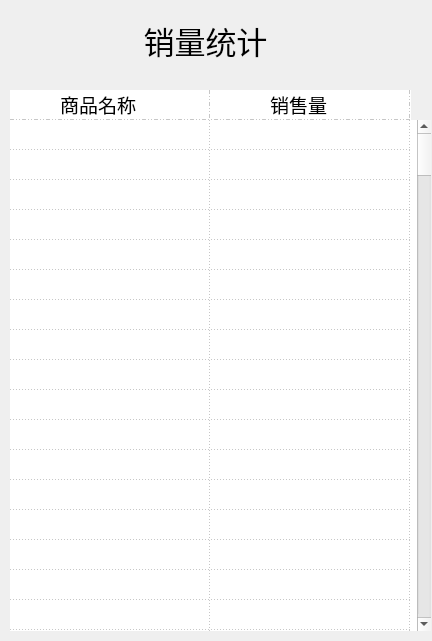
<?xml version="1.0" encoding="UTF-8"?>
<ui version="4.0">
 <class>tonji</class>
 <widget class="QWidget" name="tonji">
  <property name="geometry">
   <rect>
    <x>0</x>
    <y>0</y>
    <width>432</width>
    <height>641</height>
   </rect>
  </property>
  <property name="windowTitle">
   <string>销售统计</string>
  </property>
  <property name="styleSheet">
   <string notr="true">background-image: url(:/images/1234.jpg);</string>
  </property>
  <widget class="QLabel" name="aboutLabel">
   <property name="geometry">
    <rect>
     <x>-70</x>
     <y>20</y>
     <width>551</width>
     <height>41</height>
    </rect>
   </property>
   <property name="font">
    <font>
     <family>华文行楷</family>
     <pointsize>23</pointsize>
     <weight>50</weight>
     <bold>false</bold>
    </font>
   </property>
   <property name="text">
    <string>销量统计</string>
   </property>
   <property name="alignment">
    <set>Qt::AlignCenter</set>
   </property>
  </widget>
  <widget class="QTableWidget" name="xiaoliangtonjibiao">
   <property name="geometry">
    <rect>
     <x>10</x>
     <y>120</y>
     <width>421</width>
     <height>511</height>
    </rect>
   </property>
   <property name="mouseTracking">
    <bool>false</bool>
   </property>
   <property name="focusPolicy">
    <enum>Qt::ClickFocus</enum>
   </property>
   <property name="contextMenuPolicy">
    <enum>Qt::DefaultContextMenu</enum>
   </property>
   <property name="styleSheet">
    <string notr="true">background-color: rgba(255, 255,255,.5)</string>
   </property>
   <property name="frameShape">
    <enum>QFrame::NoFrame</enum>
   </property>
   <property name="frameShadow">
    <enum>QFrame::Sunken</enum>
   </property>
   <property name="verticalScrollBarPolicy">
    <enum>Qt::ScrollBarAsNeeded</enum>
   </property>
   <property name="horizontalScrollBarPolicy">
    <enum>Qt::ScrollBarAlwaysOff</enum>
   </property>
   <property name="sizeAdjustPolicy">
    <enum>QAbstractScrollArea::AdjustIgnored</enum>
   </property>
   <property name="dragDropMode">
    <enum>QAbstractItemView::NoDragDrop</enum>
   </property>
   <property name="selectionMode">
    <enum>QAbstractItemView::SingleSelection</enum>
   </property>
   <property name="selectionBehavior">
    <enum>QAbstractItemView::SelectItems</enum>
   </property>
   <property name="textElideMode">
    <enum>Qt::ElideMiddle</enum>
   </property>
   <property name="gridStyle">
    <enum>Qt::DotLine</enum>
   </property>
   <property name="sortingEnabled">
    <bool>false</bool>
   </property>
   <property name="rowCount">
    <number>200</number>
   </property>
   <property name="columnCount">
    <number>2</number>
   </property>
   <attribute name="horizontalHeaderVisible">
    <bool>false</bool>
   </attribute>
   <attribute name="horizontalHeaderCascadingSectionResizes">
    <bool>false</bool>
   </attribute>
   <attribute name="horizontalHeaderDefaultSectionSize">
    <number>200</number>
   </attribute>
   <attribute name="horizontalHeaderShowSortIndicator" stdset="0">
    <bool>false</bool>
   </attribute>
   <attribute name="horizontalHeaderStretchLastSection">
    <bool>false</bool>
   </attribute>
   <attribute name="verticalHeaderVisible">
    <bool>false</bool>
   </attribute>
   <attribute name="verticalHeaderCascadingSectionResizes">
    <bool>false</bool>
   </attribute>
   <row/>
   <row/>
   <row/>
   <row/>
   <row/>
   <row/>
   <row/>
   <row/>
   <row/>
   <row/>
   <row/>
   <row/>
   <row/>
   <row/>
   <row/>
   <row/>
   <row/>
   <row/>
   <row/>
   <row/>
   <row/>
   <row/>
   <row/>
   <row/>
   <row/>
   <row/>
   <row/>
   <row/>
   <row/>
   <row/>
   <row/>
   <row/>
   <row/>
   <row/>
   <row/>
   <row/>
   <row/>
   <row/>
   <row/>
   <row/>
   <row/>
   <row/>
   <row/>
   <row/>
   <row/>
   <row/>
   <row/>
   <row/>
   <row/>
   <row/>
   <row/>
   <row/>
   <row/>
   <row/>
   <row/>
   <row/>
   <row/>
   <row/>
   <row/>
   <row/>
   <row/>
   <row/>
   <row/>
   <row/>
   <row/>
   <row/>
   <row/>
   <row/>
   <row/>
   <row/>
   <row/>
   <row/>
   <row/>
   <row/>
   <row/>
   <row/>
   <row/>
   <row/>
   <row/>
   <row/>
   <row/>
   <row/>
   <row/>
   <row/>
   <row/>
   <row/>
   <row/>
   <row/>
   <row/>
   <row/>
   <row/>
   <row/>
   <row/>
   <row/>
   <row/>
   <row/>
   <row/>
   <row/>
   <row/>
   <row/>
   <row/>
   <row/>
   <row/>
   <row/>
   <row/>
   <row/>
   <row/>
   <row/>
   <row/>
   <row/>
   <row/>
   <row/>
   <row/>
   <row/>
   <row/>
   <row/>
   <row/>
   <row/>
   <row/>
   <row/>
   <row/>
   <row/>
   <row/>
   <row/>
   <row/>
   <row/>
   <row/>
   <row/>
   <row/>
   <row/>
   <row/>
   <row/>
   <row/>
   <row/>
   <row/>
   <row/>
   <row/>
   <row/>
   <row/>
   <row/>
   <row/>
   <row/>
   <row/>
   <row/>
   <row/>
   <row/>
   <row/>
   <row/>
   <row/>
   <row/>
   <row/>
   <row/>
   <row/>
   <row/>
   <row/>
   <row/>
   <row/>
   <row/>
   <row/>
   <row/>
   <row/>
   <row/>
   <row/>
   <row/>
   <row/>
   <row/>
   <row/>
   <row/>
   <row/>
   <row/>
   <row/>
   <row/>
   <row/>
   <row/>
   <row/>
   <row/>
   <row/>
   <row/>
   <row/>
   <row/>
   <row/>
   <row/>
   <row/>
   <row/>
   <row/>
   <row/>
   <row/>
   <row/>
   <row/>
   <row/>
   <row/>
   <row/>
   <row/>
   <row/>
   <row/>
   <row/>
   <row/>
   <row/>
   <row/>
   <row/>
   <column>
    <property name="text">
     <string>商品名称</string>
    </property>
   </column>
   <column>
    <property name="text">
     <string>价格(元)</string>
    </property>
   </column>
  </widget>
  <widget class="QTableWidget" name="jiagebiao_2">
   <property name="geometry">
    <rect>
     <x>10</x>
     <y>90</y>
     <width>401</width>
     <height>31</height>
    </rect>
   </property>
   <property name="mouseTracking">
    <bool>false</bool>
   </property>
   <property name="focusPolicy">
    <enum>Qt::ClickFocus</enum>
   </property>
   <property name="contextMenuPolicy">
    <enum>Qt::DefaultContextMenu</enum>
   </property>
   <property name="styleSheet">
    <string notr="true">background-color: rgba(255, 255,255,.5)</string>
   </property>
   <property name="frameShape">
    <enum>QFrame::NoFrame</enum>
   </property>
   <property name="frameShadow">
    <enum>QFrame::Sunken</enum>
   </property>
   <property name="verticalScrollBarPolicy">
    <enum>Qt::ScrollBarAsNeeded</enum>
   </property>
   <property name="horizontalScrollBarPolicy">
    <enum>Qt::ScrollBarAlwaysOff</enum>
   </property>
   <property name="sizeAdjustPolicy">
    <enum>QAbstractScrollArea::AdjustIgnored</enum>
   </property>
   <property name="dragDropMode">
    <enum>QAbstractItemView::NoDragDrop</enum>
   </property>
   <property name="selectionMode">
    <enum>QAbstractItemView::SingleSelection</enum>
   </property>
   <property name="selectionBehavior">
    <enum>QAbstractItemView::SelectItems</enum>
   </property>
   <property name="gridStyle">
    <enum>Qt::DashDotDotLine</enum>
   </property>
   <property name="sortingEnabled">
    <bool>false</bool>
   </property>
   <property name="rowCount">
    <number>1</number>
   </property>
   <property name="columnCount">
    <number>2</number>
   </property>
   <attribute name="horizontalHeaderVisible">
    <bool>false</bool>
   </attribute>
   <attribute name="horizontalHeaderCascadingSectionResizes">
    <bool>false</bool>
   </attribute>
   <attribute name="horizontalHeaderDefaultSectionSize">
    <number>200</number>
   </attribute>
   <attribute name="horizontalHeaderShowSortIndicator" stdset="0">
    <bool>false</bool>
   </attribute>
   <attribute name="horizontalHeaderStretchLastSection">
    <bool>false</bool>
   </attribute>
   <attribute name="verticalHeaderVisible">
    <bool>false</bool>
   </attribute>
   <attribute name="verticalHeaderCascadingSectionResizes">
    <bool>false</bool>
   </attribute>
   <row/>
   <column>
    <property name="text">
     <string>商品名称</string>
    </property>
   </column>
   <column>
    <property name="text">
     <string>价格(元)</string>
    </property>
   </column>
  </widget>
  <widget class="QLabel" name="label">
   <property name="geometry">
    <rect>
     <x>60</x>
     <y>90</y>
     <width>101</width>
     <height>28</height>
    </rect>
   </property>
   <property name="font">
    <font>
     <family>华文行楷</family>
     <pointsize>14</pointsize>
    </font>
   </property>
   <property name="text">
    <string>商品名称</string>
   </property>
  </widget>
  <widget class="QLabel" name="label_2">
   <property name="geometry">
    <rect>
     <x>270</x>
     <y>90</y>
     <width>101</width>
     <height>28</height>
    </rect>
   </property>
   <property name="font">
    <font>
     <family>华文行楷</family>
     <pointsize>14</pointsize>
    </font>
   </property>
   <property name="text">
    <string>销售量</string>
   </property>
  </widget>
  <zorder>jiagebiao_2</zorder>
  <zorder>aboutLabel</zorder>
  <zorder>xiaoliangtonjibiao</zorder>
  <zorder>label</zorder>
  <zorder>label_2</zorder>
 </widget>
 <resources>
  <include location="../anniu.qrc"/>
 </resources>
 <connections/>
</ui>
